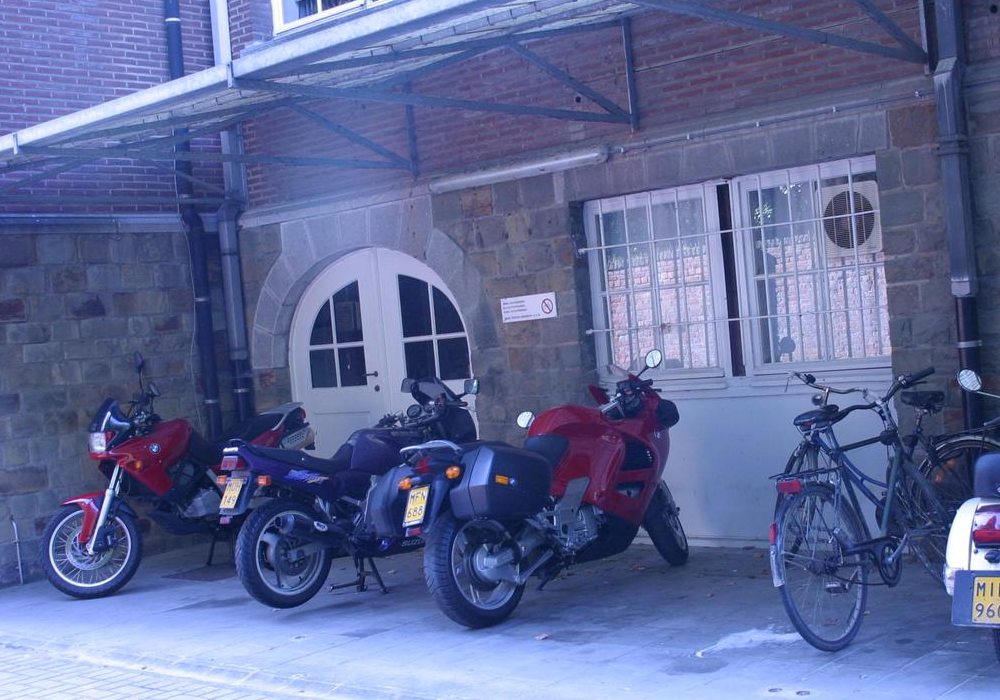
#> input picture hw_2/bikes1.png, 1000 x 700 px
$ python main.py   (Python 2 division)   (older library calls are emulated)
#> lines starting #> are read from the running program, lines starting #| are printed output that depends on the picture
### hw_2/nonmaxsuppts.py
from scipy.ndimage import filters, interpolation
import numpy as np
import cv2
import matplotlib.pyplot as plt


def nonmaxsuppts(cim,radius,threshold):
    # Extract local maxima by performing a grey scale morphological
    # dilation and then finding points in the corner strength image that
    # match the dilated image and are also greater than the threshold.
    # non-maximum suppression in 5x5 regions

    h, w = cim.shape[0:2]
    cap_length = 1000

    maxH = filters.maximum_filter(cim, (radius,radius))

    cim = cim * (cim == maxH)
    cim = cim * (cim > threshold)


    # sort points by strength and find their positions
    sortIdx = np.argsort(cim.flatten())[::-1]

    count = 0
    for row in range(0,cim.shape[0]):
        for col in range(0,cim.shape[1]):
            if cim[row,col]:
                count += 1

    sortIdx = sortIdx[0:min(count,cap_length)]
    yy = sortIdx / w
    xx = sortIdx % w

    ret_list = list()
    for i in range(0,len(sortIdx)):
        ret_list.append((yy[i],xx[i]))
    return ret_list # THIS IS A TYPE   list<tuples>

### hw_2/main.py
import numpy as np
from scipy.signal import convolve2d
from scipy.ndimage.filters import gaussian_filter
import skimage.io as io
from skimage.transform import warp, ProjectiveTransform, SimilarityTransform

from skimage.color import rgb2gray

from matplotlib import pyplot as plt

from nonmaxsuppts import nonmaxsuppts

from lib import estimate_homography_dlt, estimate_affine_transformation_dlt
from numpy.random import choice

from operator import add

from numpy.linalg import norm

K = 0.04
ssift_threshold = 0.75

sobel_vertical_kernel = [[-1, 0, 1],
                         [-2, 0, 2],
                         [-1, 0, 1]
                        ]

sobel_horizontal_kernel = np.rot90(sobel_vertical_kernel)


def detect_features(img, harris_threshold=0.5):

    I_x = convolve2d(img, sobel_vertical_kernel, mode='same', boundary='symm')
    I_y = convolve2d(img, sobel_horizontal_kernel, mode='same', boundary='symm')

    I_xx = I_x * I_x
    I_yy = I_y * I_y
    I_xy = I_x * I_y

    I_xx = gaussian_filter(I_xx, 3)
    I_yy = gaussian_filter(I_yy, 3)
    I_xy = gaussian_filter(I_xy, 3)

    R = (I_xx * I_yy - I_xy**2) - K*(I_xx + I_yy)**2

    corners = nonmaxsuppts(R, 5, harris_threshold)

    return corners

# [14 lines left out: function is_feature_valid, not called in this run]


def filter_valid_features(features, img, patch_size):

    return filter(lambda coords: is_feature_valid(coords[0], coords[1], img, patch_size), features)

def fetch_patches(img, features, patch_size):

    patches = []

    for feature in features:

        row = feature[0]
        col = feature[1]

        begin_row_ind = row - patch_size
        end_row_ind = row + patch_size + 1

        begin_col_ind = col - patch_size
        end_col_ind = col + patch_size + 1

        patch = img[begin_row_ind:end_row_ind, begin_col_ind:end_col_ind]
        patches.append(patch)

    return patches

def squared_sum_distance(patch_1, patch_2):

    return ((patch_1 - patch_2)**2).sum()

def find_best_matches_one_way(patches_1, patches_2):

    patches_1_best_pairs = np.zeros(len(patches_1), dtype=np.int)

    for ind, patch in enumerate(patches_1):

        comarison_results = np.asarray(map(lambda x: squared_sum_distance(patch, x), patches_2))

        patches_1_best_pairs[ind] = np.argmin(comarison_results)

    return patches_1_best_pairs

def find_best_matches_two_way(best_matches_1, best_matches_2):

    matched_points_ind = []

    for patch_1_ind, patch_2_ind in enumerate(best_matches_1):

        # If the features mutually best for each other
        if best_matches_2[patch_2_ind] == patch_1_ind:
            matched_points_ind.append((patch_1_ind, patch_2_ind))

    return matched_points_ind

def detect_common_features_patch(img_1, img_2, patch_size=30, harris_threshold=0.5):

    features_1 = filter_valid_features(detect_features(img_1, harris_threshold), img_1, patch_size)
    features_2 = filter_valid_features(detect_features(img_2, harris_threshold), img_2, patch_size)

    patches_1 = fetch_patches(img_1, features_1, patch_size=patch_size)
    patches_2 = fetch_patches(img_2, features_2, patch_size=patch_size)

    best_matches_1 = find_best_matches_one_way(patches_1, patches_2)
    best_matches_2 = find_best_matches_one_way(patches_2, patches_1)

    matches = find_best_matches_two_way(best_matches_1, best_matches_2)

    matches_number = len(matches)

    matched_points_coords_1 = np.zeros((matches_number, 2))
    matched_points_coords_2 = np.zeros((matches_number, 2))

    for ind, match in enumerate(matches):

        img_1_match_ind, img_2_match_ind = match

        matched_points_coords_1[ind, :] = features_1[img_1_match_ind]
        matched_points_coords_2[ind, :] = features_2[img_2_match_ind]

    return matched_points_coords_1, matched_points_coords_2

# [32 lines left out: functions display_matching_points, warp_points, not called in this run]

def ransac_dlt(points_img_1, points_img_2, sample_size=4, iteration_amount=1000, threshold=50):

    matched_points_number = points_img_1.shape[0]

    indexes = range(matched_points_number)

    best_consensus_count = 0

    # Should create a list with False instead. Can cause error later.
    best_consensus_index = []

    for i in range(iteration_amount):

        random_index = choice(indexes, size=sample_size, replace=False)

        random_points_inp = points_img_1[random_index]
        random_points_dst = points_img_2[random_index]

        warp_matrix = estimate_affine_transformation_dlt(random_points_inp, random_points_dst)

        dst_test_warp = warp_points(points_img_1, warp_matrix)

        points_distances = points_img_2 - dst_test_warp

        points_distances = np.sqrt((points_distances**2).sum(axis=1))

        consensus_index = points_distances < threshold

        consensus_number = np.count_nonzero(consensus_index)

        if consensus_number > best_consensus_count:
            best_consensus_count = consensus_number
            best_consensus_index = consensus_index

    points_img_1_selected = points_img_1[best_consensus_index]
    points_img_2_selected = points_img_2[best_consensus_index]

    estimated_homography = estimate_affine_transformation_dlt(points_img_1_selected, points_img_2_selected)

    return points_img_1_selected, points_img_2_selected, estimated_homography


def create_panorama_patch(img_1_orig, img_2_orig):

    img_1 = rgb2gray(img_1_orig)
    img_2 = rgb2gray(img_2_orig)

    points_img_1, points_img_2 = detect_common_features_patch(img_1, img_2, patch_size=30, harris_threshold=1)

    #display_matching_points(img_1_orig, img_2_orig, points_img_1, points_img_2)

    points_img_1_xy = np.fliplr(points_img_1)
    points_img_2_xy = np.fliplr(points_img_2)

    points_img_1_xy_selected, points_img_2_xy_selected, warp_matrix = ransac_dlt(points_img_1_xy, points_img_2_xy, iteration_amount=1000)

    points_img_1_selected = np.fliplr(points_img_1_xy_selected)
    points_img_2_selected = np.fliplr(points_img_2_xy_selected)

    #display_matching_points(img_1_orig, img_2_orig, points_img_1_selected, points_img_2_selected)

    transform_object = ProjectiveTransform(warp_matrix)

    # Find the borders after the first image transformation to scale window.
    img_1_row_size, img_1_col_size = img_1.shape[:2]

    img_1_corner_coords = np.asarray([[0, 0],
                           [0, img_1_col_size],
                           [img_1_row_size, img_1_col_size],
                           [img_1_row_size, 0]])

    img_1_corner_coords_xy = np.fliplr(img_1_corner_coords)

    # Find the borders after the second image transformation to scale window.
    img_2_row_size, img_2_col_size = img_2.shape[:2]

    img_2_corner_coords = np.asarray([[0, 0],
                           [0, img_2_col_size],
                           [img_2_row_size, img_2_col_size],
                           [img_2_row_size, 0]])

    img_2_corner_coords_xy = np.fliplr(img_2_corner_coords)

    img_1_corner_coords_warped_xy = transform_object(img_1_corner_coords_xy)

    img_1_corner_coords_warped_xy = img_1_corner_coords_warped_xy.astype(np.int)

    all_corners = np.vstack((img_1_corner_coords_warped_xy, img_2_corner_coords_xy))

    corner_min = np.min(all_corners, axis=0)
    corner_max = np.max(all_corners, axis=0)

    output_shape = (corner_max - corner_min)
    output_shape += np.abs(corner_min)

    offset = SimilarityTransform(translation=-corner_min)

    print corner_min

    output_shape = output_shape[::-1]

    img_1_final = warp(img_1_orig, (transform_object + offset).inverse, output_shape=output_shape)
    img_2_final = warp(img_2_orig, offset.inverse, output_shape=output_shape)

    print img_1_final.shape, img_2.shape

    img_final = (img_1_final / 2) + (img_2_final / 2)

    io.imshow(img_final)
    io.show()


# [148 lines left out: functions split_matrix_into_blocks, simple_sift, detect_common_features_ssift, create_panorama_ssift, not called in this run]

if __name__ == '__main__':

    img_1_orig = io.imread('bikes1.png')
#> img_1_orig is the input picture: shape (700, 1000, 3); mean R, G, B 94.9, 105.1, 151.7
    img_2_orig = io.imread('bikes2.png')
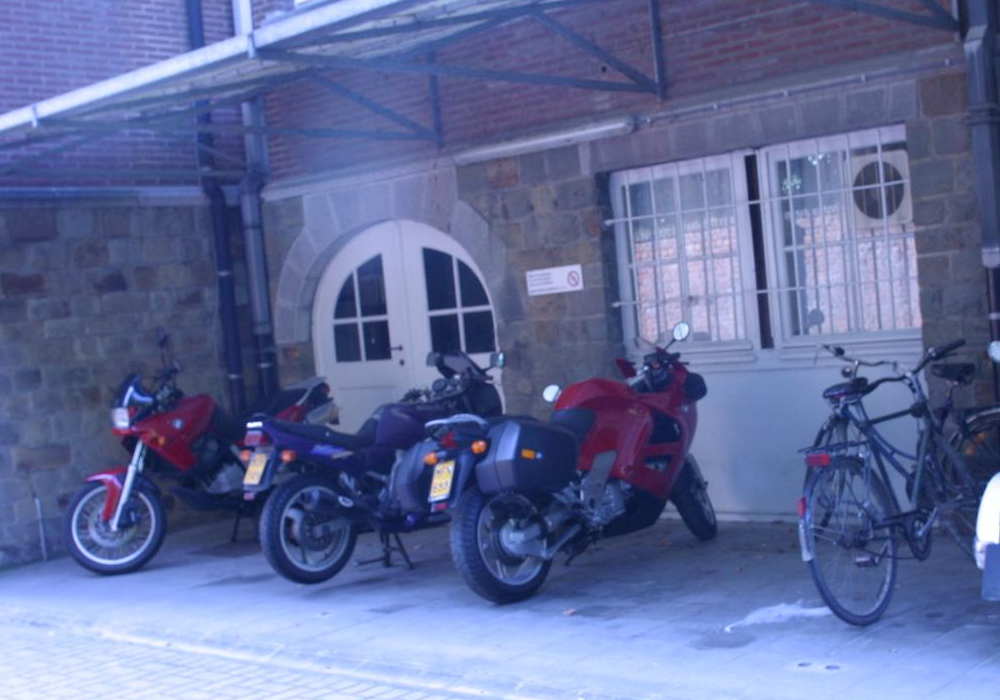
#> input picture hw_2/bikes2.png, 1000 x 700 px
#> img_2_orig is the input picture: shape (700, 1000, 3); mean R, G, B 97.4, 108.4, 155.6

    img_1 = rgb2gray(img_1_orig)
    img_2 = rgb2gray(img_2_orig)

    create_panorama_patch(img_1, img_2)
#> in detect_features, `R = (I_xx * I_yy - I_xy**2) - K*(I_xx + I_yy)**2`:
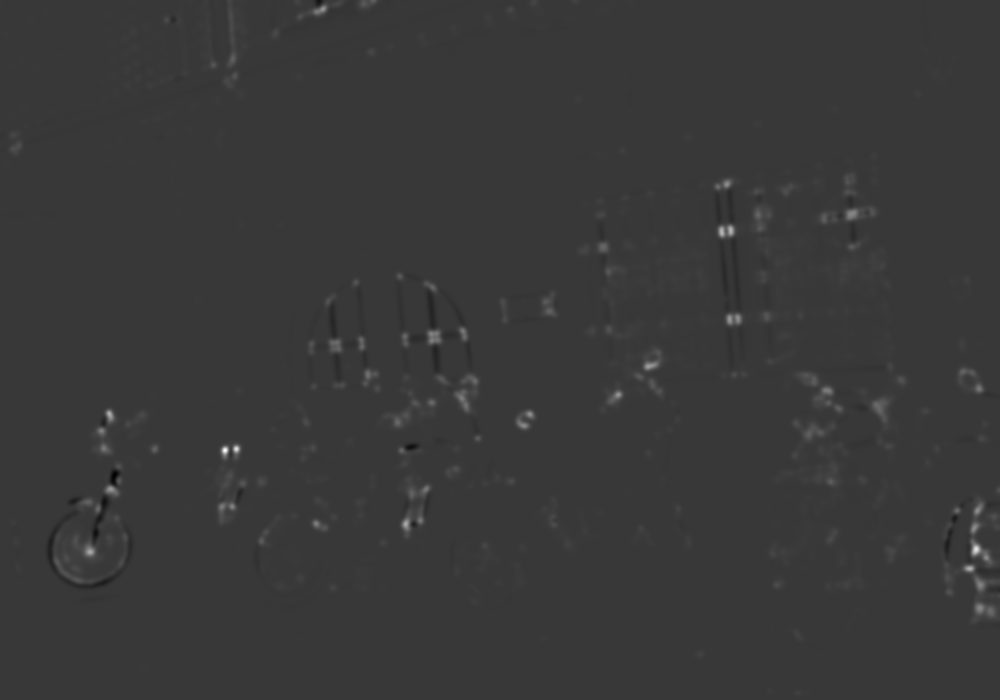
#> R: shape (700, 1000) float64; min -0.224, max 0.792, mean 0.00334; drawn with min black and max white
#> in nonmaxsuppts, `maxH = filters.maximum_filter(cim, (radius,radius))`:
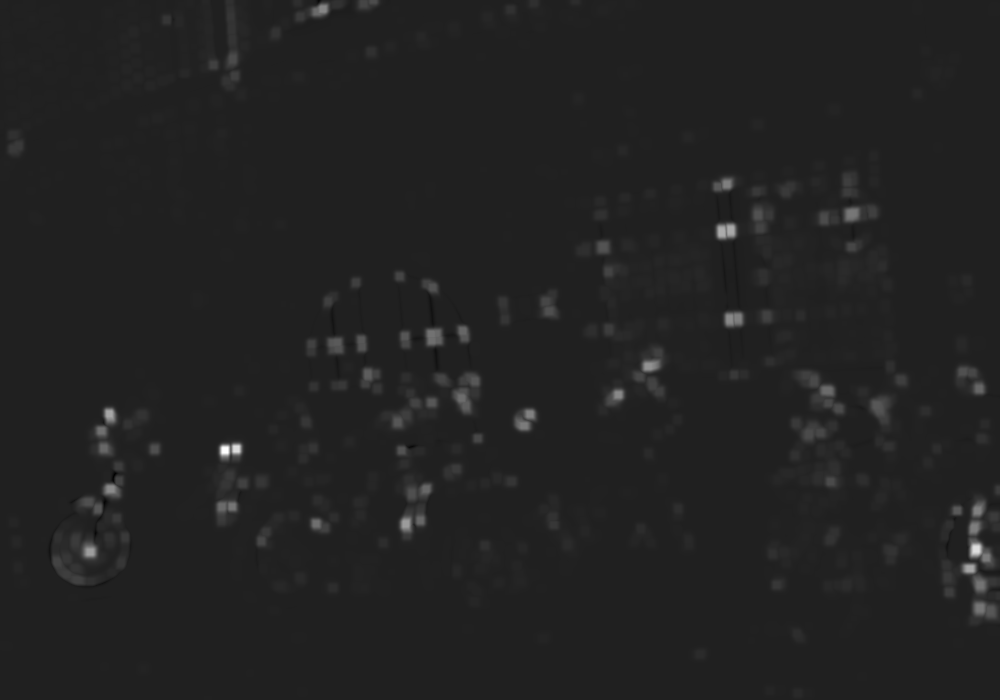
#> maxH: shape (700, 1000) float64; min -0.116, max 0.792, mean 0.0076; drawn with min black and max white
#> in nonmaxsuppts, `cim = cim * (cim > threshold)`: cim: shape (700, 1000) float64; every value is 0
#> in nonmaxsuppts, `sortIdx = sortIdx[0:min(count,cap_length)]`: sortIdx = empty array
#> after the loop in nonmaxsuppts, `for i in range(0,len(sortIdx)):`: ret_list = []
#> call 2 of detect_features, with harris_threshold = 1
#> in detect_features (call 2), `I_x = convolve2d(img, sobel_vertical_kernel, mode='same', boundary='sy..`:
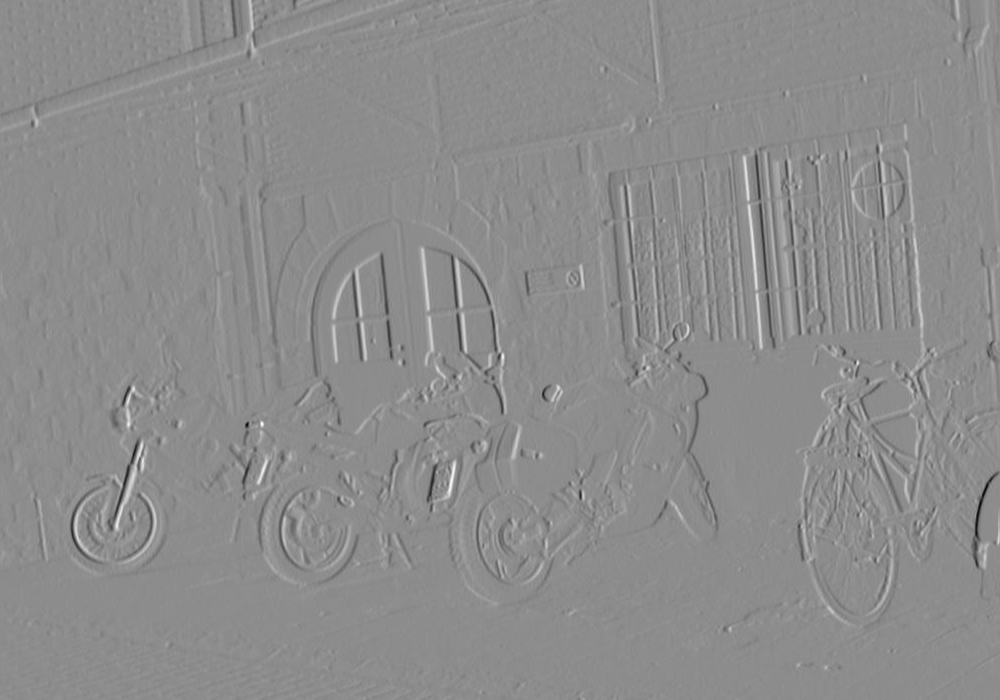
#> I_x: shape (700, 1000) float64; min -2.37, max 1.92, mean 0.0011; drawn with min black and max white
#> in detect_features (call 2), `I_y = convolve2d(img, sobel_horizontal_kernel, mode='same', boundary='..`:
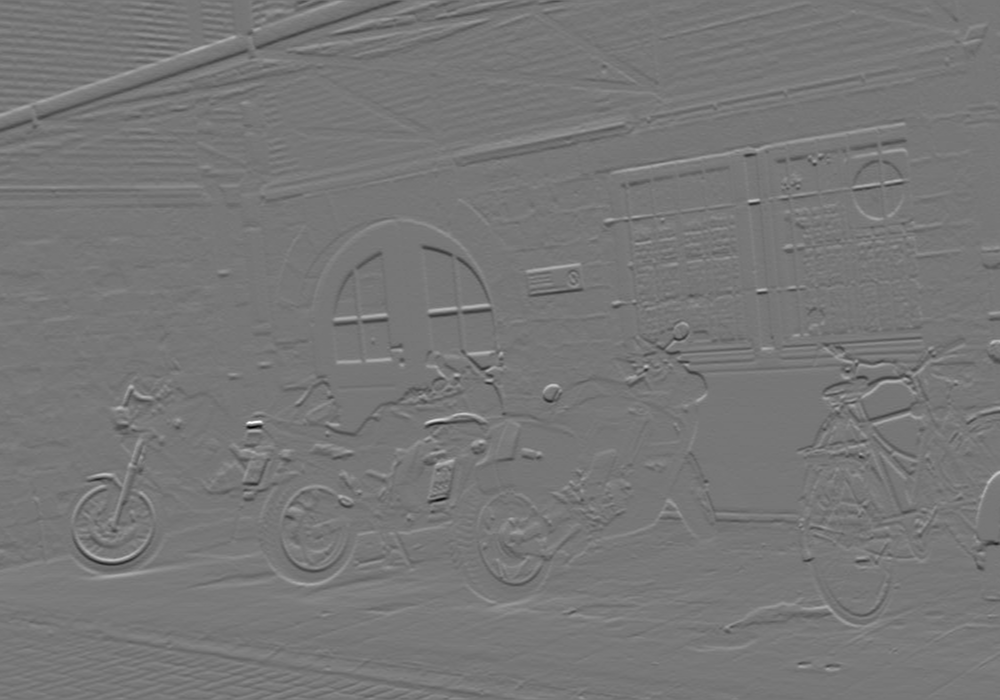
#> I_y: shape (700, 1000) float64; min -2.31, max 2.64, mean 0.00461; drawn with min black and max white
#> in detect_features (call 2), `I_yy = gaussian_filter(I_yy, 3)`:
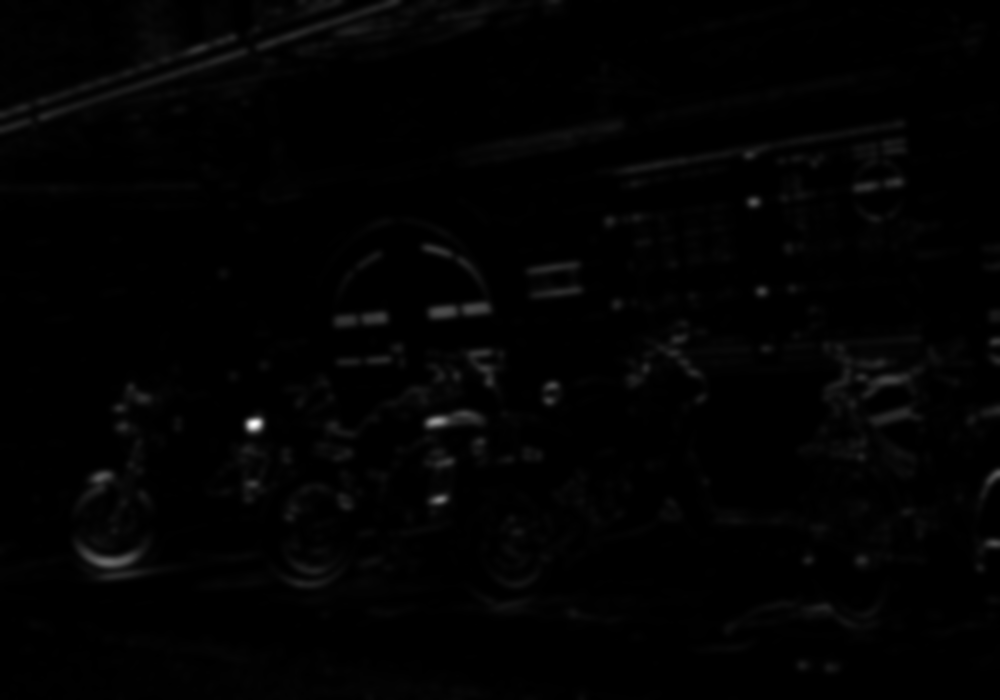
#> I_yy: shape (700, 1000) float64; min 2.31e-05, max 2.02, mean 0.0229; drawn with min black and max white
#> in nonmaxsuppts (call 2), `cim = cim * (cim > threshold)`: cim: shape (700, 1000) float64; every value is 0
#> in find_best_matches_one_way, `patches_1_best_pairs = np.zeros(len(patches_1), dtype=np.int)`: patches_1_best_pairs = empty array
#> after the loop in find_best_matches_two_way, `for patch_1_ind, patch_2_ind in enumerate(best_matches_1):`: matched_points_ind = []
#> in detect_common_features_patch, `matches_number = len(matches)`: matches_number = 0
#> in create_panorama_patch, `points_img_1, points_img_2 = detect_common_features_patch(img_1, img_2..`: points_img_1 = empty array
#> after the loop in ransac_dlt, `for i in range(iteration_amount):`: best_consensus_count = 0; best_consensus_index = []
#> (the run stopped early here; a loop or call above may not have finished)
